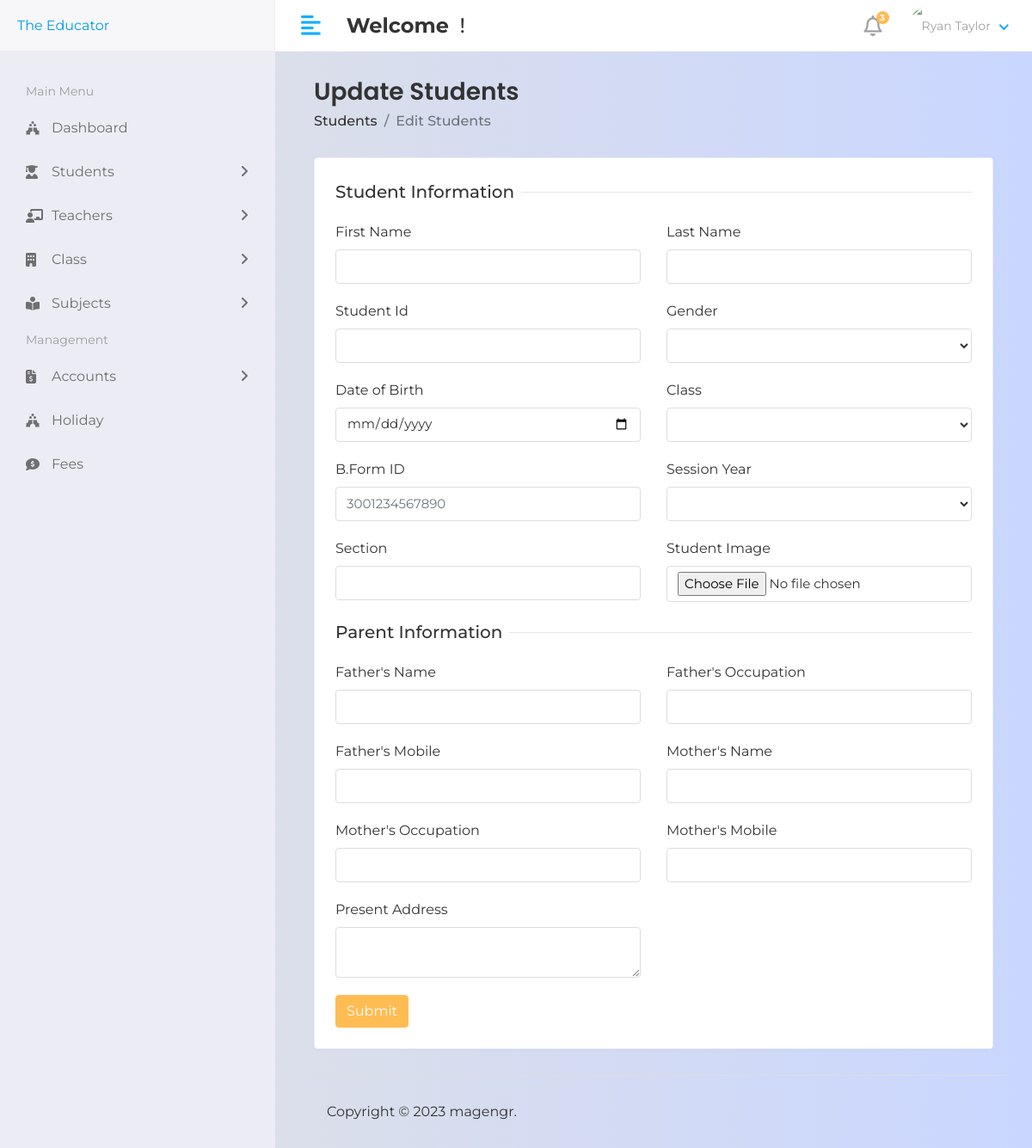
Page /hod/student/edit/3310480119197 on the earlier database version.
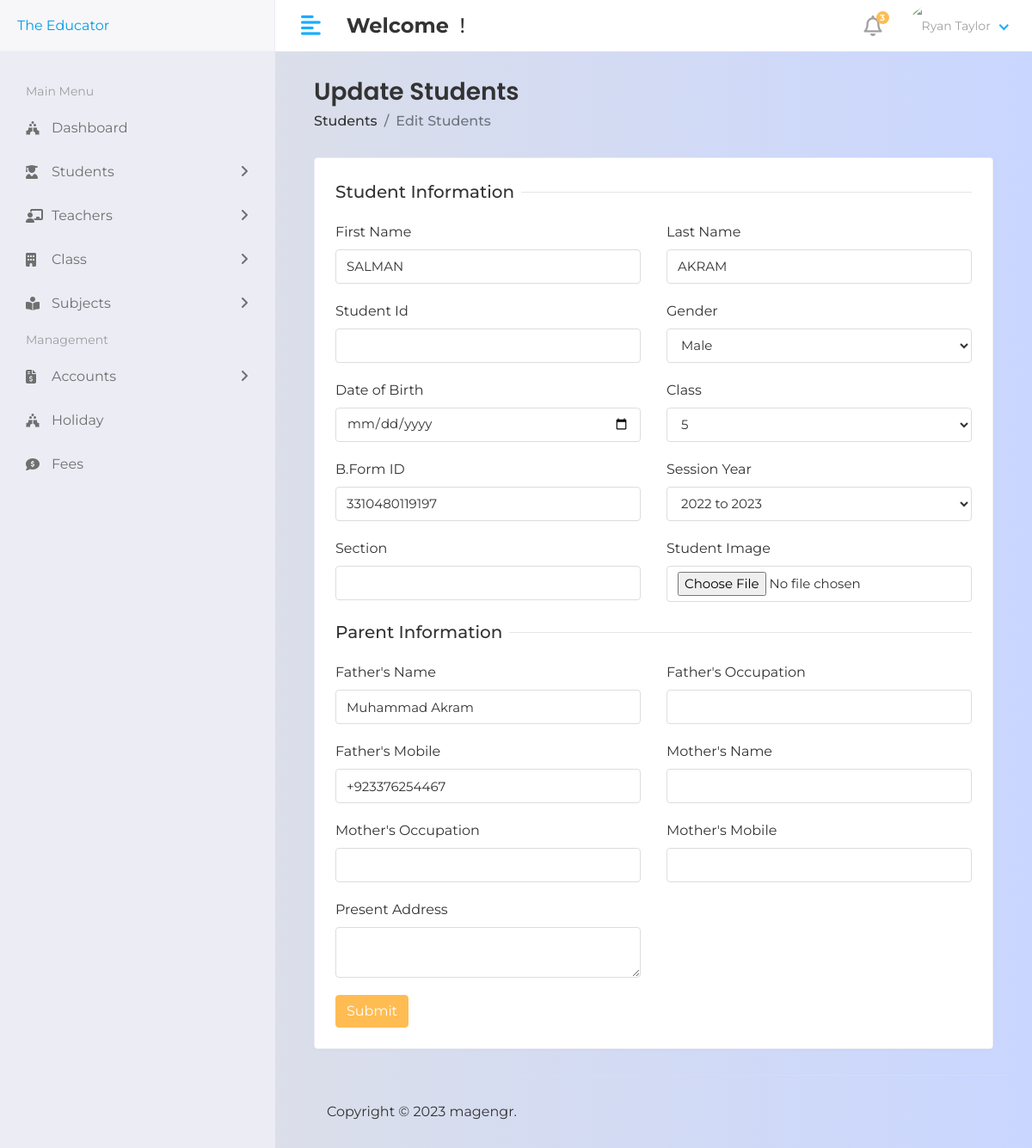
Same page on the later database version.
### app/models.py (models this page shows, shortened)
class Student(models.Model):
    first_name = models.CharField(max_length=100)
    last_name = models.CharField(max_length=100,null=True)
    student_regis = models.CharField(max_length=100)
    address = models.TextField(max_length=255,default='')
    gender = models.CharField(max_length=100)
    dob = models.DateField(default='')
    b_cnic = models.CharField(max_length=13,unique=True)
    father_name = models.TextField(max_length=100,default='')
    father_oc = models.TextField(max_length=100,null=False,default='', blank=True)
    father_mobile = models.TextField(max_length=11,default='')
    mother_name = models.TextField(max_length=100,null=True,default='', blank=True)
    mother_oc = models.TextField(max_length=100, null=True,default='', blank=True)
    mother_mobile = models.TextField(max_length=11,null=True, default='', blank=True)
    course_id = models.ForeignKey(Course,on_delete=models.DO_NOTHING)
    session_year_id =models.ForeignKey(Session_Year,on_delete=models.DO_NOTHING)
    student_pic = models.ImageField(upload_to = 'media/student_pic',default='',null=True, blank=True)
    created_at = models.DateTimeField(auto_now_add=True)
    updated_at = models.DateTimeField(auto_now=True)

class Course(models.Model):
        name = models.CharField(max_length=100)
        created_at = models.DateTimeField(auto_now_add=True)
        updated_at = models.DateTimeField(auto_now=True)
        def __str__(self):
            return self.name

class Session_Year(models.Model):
        session_start = models.CharField(max_length=100)
        session_end = models.CharField(max_length=100)
        def __str__(self):
            return self.session_start + " to " + self.session_end

### student_management_system/hod_views.py (the view, shortened to what this page needs)
# urls.py: path('hod/student/edit/<str:id>',hod_views.EDIT_STUDENT, name='edit_student'),
def EDIT_STUDENT(request,id):
    student =Student.objects.filter(b_cnic=id)
    course =Course.objects.all()
    session_year =Session_Year.objects.all()
    context = {
            'student':student,
            'course': course,
            'session_year': session_year,
        }
    return render(request,'hod/edit_student.html',context)

### templates/hod/edit_student.html (shortened to what the changed rows need)
{% extends 'base.html' %}
{% block content %}
<div class="content container-fluid">
    <div class="row">
       <div class="col-sm-12">
          <div class="card">
             <div class="card-body">
                <form action=""  method="post" enctype="multipart/form-data">
                   <div class="row">
                      <div class="col-12 col-sm-6">
                         <div class="form-group">
                            <label>First Name</label>
                            <input type="text" class="form-control" name="first_name"  value="{% for i in student %}{{i.first_name}} {% endfor %}">
                         </div>
                      </div>
                      <div class="col-12 col-sm-6">
                         <div class="form-group">
                            <label>Last Name</label>
                            <input type="text" class="form-control" name="last_name" value="{% for i in student %}{{i.last_name}} {% endfor %}">
                         </div>
                      </div>
                      <div class="col-12 col-sm-6">
                         <div class="form-group">
                            <label>Gender</label>
                            <select class="form-control" name="gender"  value="{% for i in student %}{{i.gender}} {% endfor %}">
                               <option  selected value="{% for i in student %}{{i.gender}} {% endfor %}">{% for i in student %}{{i.gender|title}} {% endfor %}</option>
                               <option value="female">Female</option>
                            </select>
                         </div>
                      </div>
                      <div class="col-12 col-sm-6">
                         <div class="form-group">
                            <div>
                               <input type="date" class="form-control" name="dob" value="{% for i in student %}{{i.dob}}{% endfor %}" required>
                            </div>
                         </div>
                      </div>
                      <div class="col-12 col-sm-6">
                         <div class="form-group">
                            <label >Class</label>
                            <select class="form-control" name="course_id"  value="{% for i in student %}{{i.course_id}} {% endfor %}" required>
                                <option selected   value="{% for i in student %}{{i.course_id}} {% endfor %}">{% for i in student %}{{i.course_id}} {% endfor %}</option>
                                <option  disabled value="">--Select Class--</option>
                            </select>
                         </div>
                      </div>
                      <div class="col-12 col-sm-6">
                         <div class="form-group">
                            <label>B.Form ID</label>
                            <input type="text"  class="form-control" placeholder="3001234567890" name="b_cnic" value="{% for i in student %}{{i.b_cnic}}{% endfor %}">
                         </div>
                      </div>
                      <div class="col-12 col-sm-6">
                         <div class="form-group">
                            <label>Session Year</label>
                            <select class="form-control" name="session_year_id" value="{% for i in student %}{{i.session_year_id}} {% endfor %}" required>
                                <option selected value="{% for i in student %}{{i.session_year_id}} {% endfor %}">{% for i in student %}{{i.session_year_id}} {% endfor %}</option>
                                <option  disabled value="">--Select Session--</option>
                            </select>
                         </div>
                      </div>
                      <div class="col-12 col-sm-6">
                         <div class="form-group">
                            <label>Section</label>
                            <input type="text" class="form-control" name="section" value="{% for i in student %}{{i.section}} {% endfor %}">
                         </div>
                      </div>
                      <div class="col-12 col-sm-6">
                         <div class="form-group">
                            <label>Student Image</label>
                            <input type="file" class="form-control" name="student_pic" value="{% for i in student %}{{i.student_pic}} {% endfor %}">
                         </div>
                      </div>
                      <div class="col-12 col-sm-6">
                         <div class="form-group">
                            <label>Father's Name</label>
                            <input type="text" class="form-control" name="father_name" value="{% for i in student %}{{i.father_name}} {% endfor %}">
                         </div>
                      </div>
                       <div class="col-12 col-sm-6">
                         <div class="form-group">
                            <label>Father's Occupation</label>
                            <input type="text" class="form-control" name="father_oc" value="{% for i in student %}{{i.father_oc}} {% endfor %}">
                         </div>
                      </div>
                      <div class="col-12 col-sm-6">
                         <div class="form-group">
                            <label>Father's Mobile</label>
                            <input type="text" class="form-control" name="father_mobile" value="{% for i in student %}{{i.father_mobile}} {% endfor %}">
                         </div>
                      </div>
                      <div class="col-12 col-sm-6">
                         <div class="form-group">
                            <label>Mother's Name</label>
                            <input type="text" class="form-control" name="mother_name" value="{% for i in student %}{{i.mother_mobile}} {% endfor %}">
                         </div>
                      </div>
                      <div class="col-12 col-sm-6">
                         <div class="form-group">
                            <label>Mother's Occupation</label>
                            <input type="text" class="form-control" name="mother_oc" value="{% for i in student %}{{i.mother_oc}} {% endfor %}">
                         </div>
                      </div>
                      <div class="col-12 col-sm-6">
                         <div class="form-group">
                            <label>Mother's Mobile</label>
                            <input type="text" class="form-control" name="mother_mobile" value="{% for i in student %}{{i.mother_mobile}} {% endfor %}">
                         </div>
                      </div>
                      <div class="col-12 col-sm-6">
                         <div class="form-group">
                            <label>Present Address</label>
                            <textarea class="form-control" name="address" value="{% for i in student %}{{i.address}} {% endfor %}"></textarea>
                         </div>
                      </div>
                   </div>
                </form>
             </div>
          </div>
       </div>
    </div>
 </div>
{% endblock %}

Differences in the rows shown:
now on this page (row edited): Student: first_name "SALMAN", last_name "AKRAM", gender "Male", course_id "5", b_cnic "3310480119197", session_year_id "2022 to 2023", father_name "Muhammad Akram", father_mobile "+923376254467"
